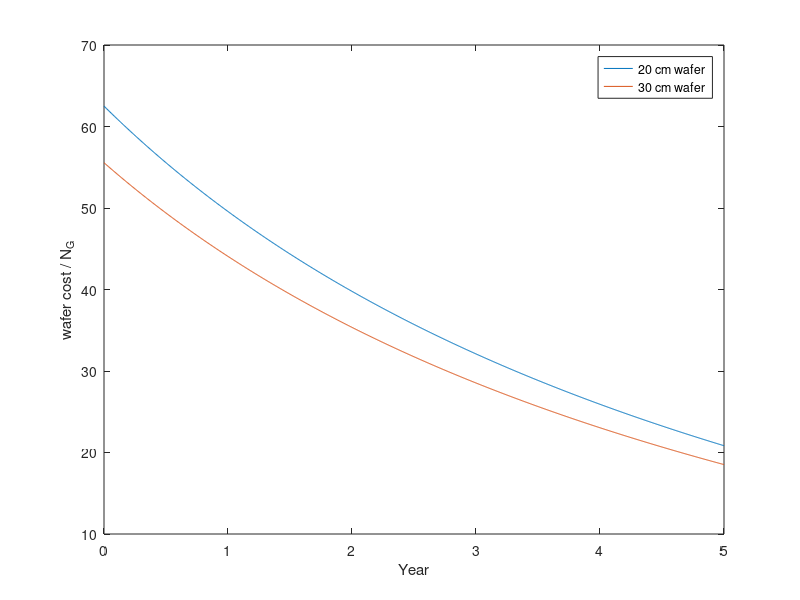

Here is the MATLAB script that generated this plot:
clear;clc;
t=linspace(0,5,1000);
r1=(-400*t+5000)./(12.8*t+80);
r2=(-800*t+10000)./(28.8*t+180);
plot(t,r1,t,r2);
xlabel('Year');
ylabel('wafer cost / N_G');
legend('20 cm wafer','30 cm wafer');
